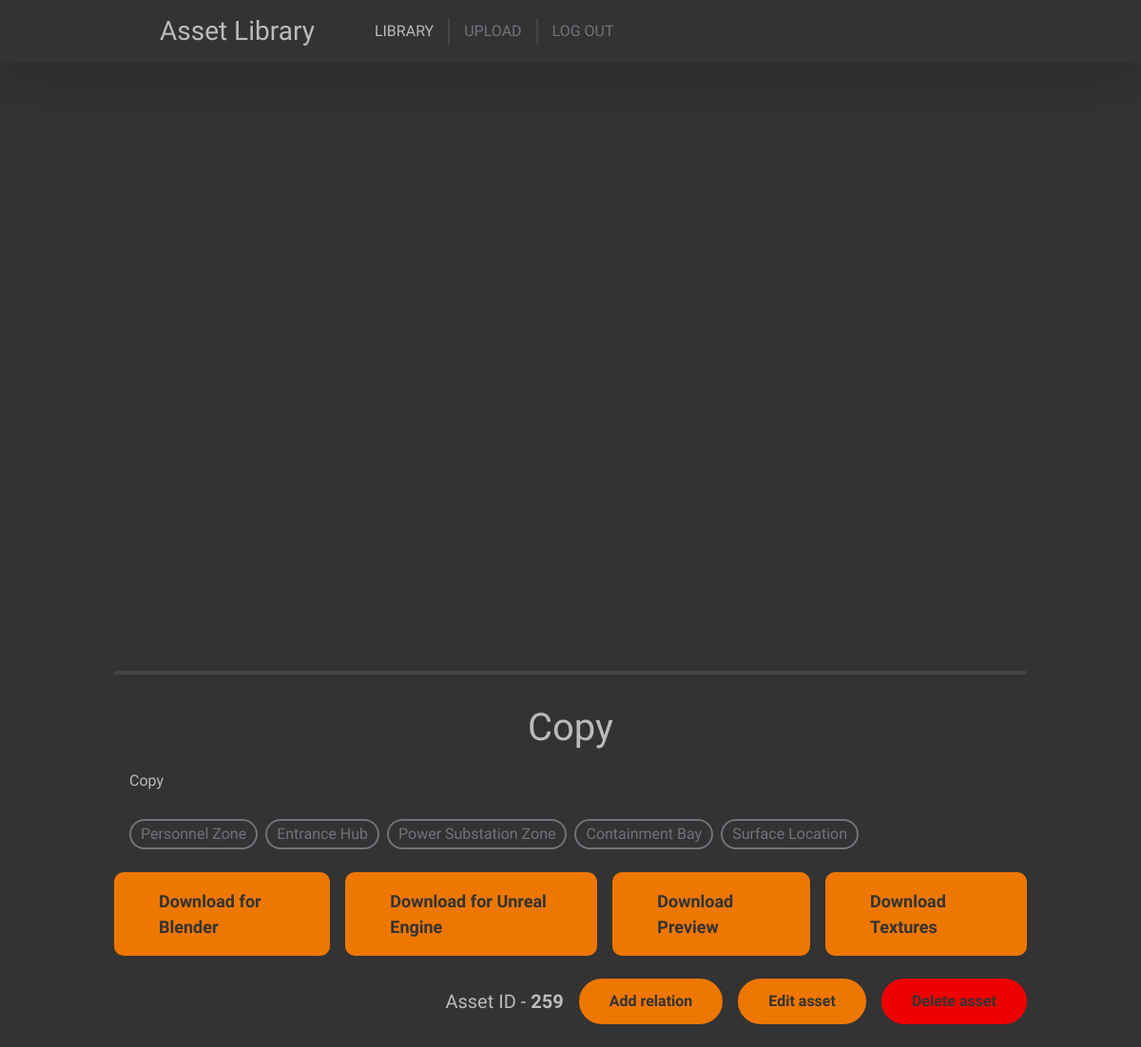
Page /view/259/ (signed in) on the committed database.
### content/models.py (models this page shows, shortened)
class Asset(models.Model):
    class Meta:
        verbose_name = "Asset"
        verbose_name_plural = "Assets"
        permissions = [
            ("see_own", "Can see own added assets"),
            ("see_others", "Can see others added assets"),
            ("edit_own", "Can edit own assets"),
            ("edit_others", "Can edit others assets"),
            ("delete_own", "Can delete own assets"),
            ("delete_others", "Can delete others assets"),
            ("upload", "Can upload assets")
        ]
    def content_path(instance, filename):
        print(instance)
        return 'meshes/{0}/{1}'.format(instance.id, filename)
    name = models.TextField()
    description = models.TextField()
    author = models.ForeignKey(User, on_delete=models.SET_NULL, null=True)
    last_update = models.DateTimeField(default=datetime.now, blank=True)
    blender_mesh = models.FileField(upload_to=content_path, null=True)
    fbx_mesh = models.FileField(upload_to=content_path, null=True)
    preview_mesh = models.FileField(upload_to=content_path, null=True)
    textures = models.ManyToManyField(Texture)
    tags = models.ManyToManyField(AssetTag)
    favorites = models.ManyToManyField(User, related_name="users_favorites")
    def delete(self, *args, **kwargs):
        self.blender_mesh.delete()
        self.fbx_mesh.delete()
        self.preview_mesh.delete()
        dir_path = os.path.abspath(os.path.join(settings.MEDIA_ROOT, 'meshes', str(self.pk)))
        if os.path.exists(dir_path):
            os.rmdir(dir_path)
        for texture in self.textures.all():
            texture.delete()
        return super().delete(args, kwargs)

class AssetTag(models.Model):
    class Meta:
        verbose_name = "Asset Tag"
        verbose_name_plural = "Asset Tags"
    name = models.CharField(max_length=50)
    category = models.ForeignKey(AssetTagCategory, on_delete=models.CASCADE)

### content/views.py (the view, shortened to what this page needs)
# urls.py: path("view/<int:asset_pk>/", views.view_view, name='asset_view'),
@login_required(login_url='/auth/', redirect_field_name=None)
def view_view(request: HttpRequest, asset_pk):
    asset = Asset.objects.filter(pk=asset_pk)
    if not asset.exists():
        return redirect('library')
    asset = asset.first()
    if not request.user.has_perm("content.see_own") and asset.author == request.user:
        return redirect('library')
    if not request.user.has_perm("content.see_others") and asset.author != request.user:
        return redirect('library')
    return render(request, "content/view.html", { 'asset': asset, 'relatives': list(map(lambda el: (el.pk, el.second), asset.first_asset.all())) + list(map(lambda el: (el.pk, el.first), asset.second_asset.all())) })

### content/templates/content/view.html (shortened to what this page needs)
<!DOCTYPE html>
<html>
    <head>
        <link href="https://cdn.jsdelivr.net/npm/bootstrap@5.2.3/dist/css/bootstrap.min.css" rel="stylesheet">
        {% load static %}
        <link href="{% static 'main/common.css' %}" rel="stylesheet">
        <link href="{% static 'content/view.css' %}" rel="stylesheet">
    </head>
    <body>
        <div class="top">
            <div class="adjusted-content mx-auto d-flex align-items-center">
                <h3 class="my-3 mx-5">Asset Library</h3>
                <div class="navigation fs-6 d-flex align-items-center">
                    <a href="{% url 'library' %}" class="active">LIBRARY</a>
                    {% if perms.content.upload %}
                    <a href="{% url 'upload' %}">UPLOAD</a>
                    {% endif %}
                    <a href="{% url 'logout' %}">LOG OUT</a>
                </div>
            </div>
        </div>
        <div class="content">
            <div class="adjusted-content mx-auto">
                <div class="d-flex flex-column my-4 gap-3">
                    <model-viewer src="{% if asset.preview_mesh %}{{ asset.preview_mesh.url }}{% endif %}" class="model-preview w-100" camera-controls interaction-prompt="none" auto-rotate auto-rotate-delay="3000" rotation-per-second="25deg"></model-viewer>
                    <div class="vertical-rule"></div>
                    <div class="flex-fill d-flex flex-column">
                        <h1 class="mx-5 my-3 text-center">{{ asset.name }}</h1>
                        <p class="mx-3 my-1 asset-description">{{ asset.description }}</p>
                        <div class="mx-3 mt-4 mb-0 d-flex gap-2 flex-wrap">
                            {% for tag in asset.tags.all %}
                            <div class="tag">
                                {{ tag.name }}
                            </div>
                            {% endfor %}
                        </div>
                    </div>
                </div>
                <div class="d-flex flex-row my-4 gap-3 justify-content-between">
                    {% if asset.blender_mesh %}
                    <a href="{{ asset.blender_mesh.url }}" download class="download-button">
                        Download for Blender
                    </a>
                    {% endif %}
                    {% if asset.fbx_mesh %}
                    <a href="{{ asset.fbx_mesh.url }}" download class="download-button">
                        Download for Unreal Engine
                    </a>
                    {% endif %}
                    {% if asset.preview_mesh %}
                    <a href="{{ asset.preview_mesh.url }}" download class="download-button">
                        Download Preview
                    </a>
                    {% endif %}
                    <a href="{% url 'download_textures' asset.pk %}" id="texturesDownload" download class="download-button">
                        Download Textures
                    </a>
                </div>
                <div class="d-flex flex-row-reverse my-4 gap-3">
                    {% if perms.content.delete_own and asset.author == user or perms.content.delete_others and asset.author != user %}
                    <button class="delete-button" data-bs-toggle="modal" data-bs-target="#deleteModal">
                        Delete asset
                    </button>
                    {% endif %}
                    {% if perms.content.edit_own and asset.author == user or perms.content.edit_others and asset.author != user %}
                    <a class="edit-button" href="{% url 'asset_edit' asset.pk %}">
                        Edit asset
                    </a>
                    <button class="edit-button" data-bs-toggle="modal" data-bs-target="#addRelationModal"">
                        Add relation
                    </button>
                    <h5 class="my-auto">
                        Asset ID - <b>{{ asset.pk }}</b>
                    </h5>
                    {% endif %}
                </div>
            </div>
        </div>
    </body>
</html>

### main/static/main/common.css (style rules this page uses)
body { font-family: 'Lexend', sans-serif;; color: #BBBBBB; background-color: #333333; }
.top { background-color: #333333; overflow: auto; z-index: 10; box-shadow: 0 0 70px 5px rgba(0, 0, 0, 0.25); position: sticky; top: 0; }
a { color: inherit; text-decoration: none; }
.navigation { color: #70737C }
.navigation a { padding: 2px 15px; border-right: solid 2px #454545; transition: 0.15s ease-in-out color; }
.navigation a:hover, .navigation a.active { color: #BBBBBB }
.navigation a:last-child { border: none; }
.adjusted-content { width: 80%; }
.content { overflow: auto; min-height: 100vh; }
.vertical-rule { border: solid 2px #454545; border-radius: 2px; }

### content/static/content/view.css (style rules this page uses)
.model-preview { height: 75vh; border-radius: 25px; }
.asset-description { white-space: pre-wrap; }
.download-button { background-color: #EE7700; color: #333333; padding: 15px 45px; font-size: 18px; font-weight: bold; border-radius: 10px; border: solid 2px #EE7700; transition: all ease-in-out 0.15s; }
.delete-button { background-color: #ee0000; color: #333333; padding: 10px 30px; font-weight: bold; border-radius: 1000px; border: solid 2px #ee0000; transition: all ease-in-out 0.15s; }
.edit-button { background-color: #EE7700; color: #333333; padding: 10px 30px; font-weight: bold; border-radius: 1000px; border: solid 2px #EE7700; transition: all ease-in-out 0.15s; }
.tag { border: solid 2px #70737C; border-radius: 25px; padding: 2px 10px; color: #70737C; user-select: none; transition: all ease-in-out 0.15s; }

### rows in the picture
Asset: name "Copy", description "Copy", pk "259"
AssetTag: name "Personnel Zone"
AssetTag: name "Entrance Hub"
AssetTag: name "Power Substation Zone"
AssetTag: name "Containment Bay"
AssetTag: name "Surface Location"
